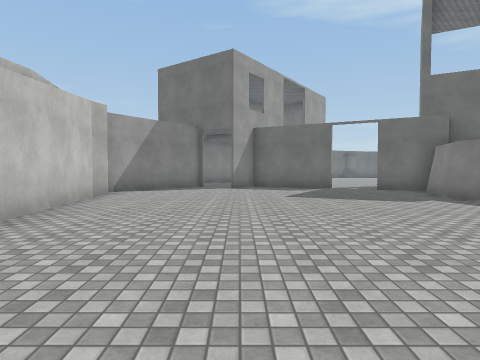
View 1 (above)

24 first-person views from a walk through a Unity game level. The camera is 1.5 m above the floor, tilts 2° down and sees 75° across. The floor is counted in squares, 2 m on a side. Each view is taken from the middle of a square. On the plan, view 1 faces up. The plan holds only what a view shows up to about 10 squares ahead; the rest is blank. The place goes on beyond the plan. The player character is not drawn. Surface patterns are stand-ins for the level's own textures.

View 2
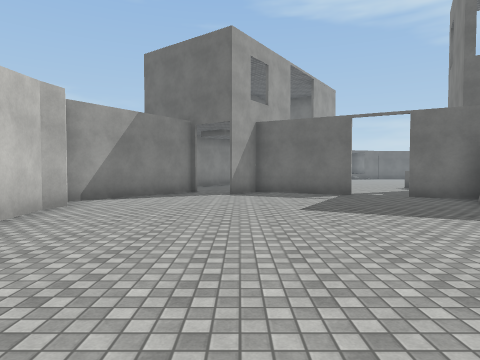

View 3
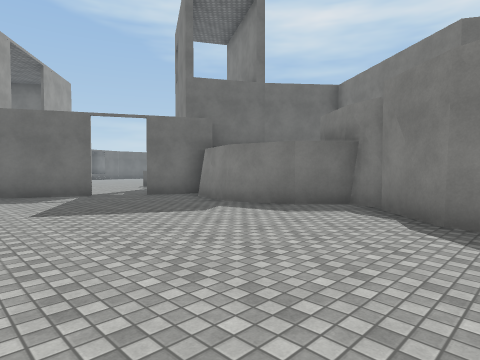

View 4
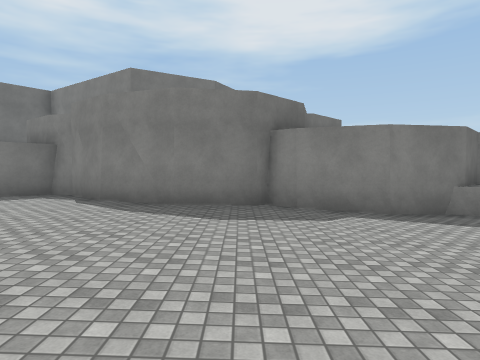

View 5
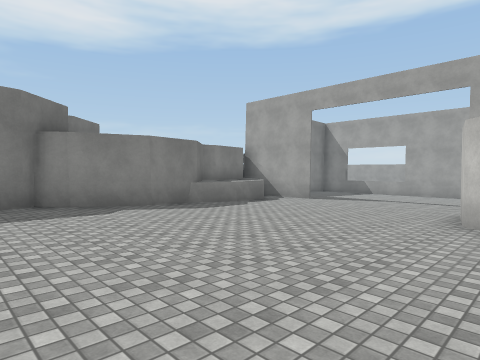

View 6
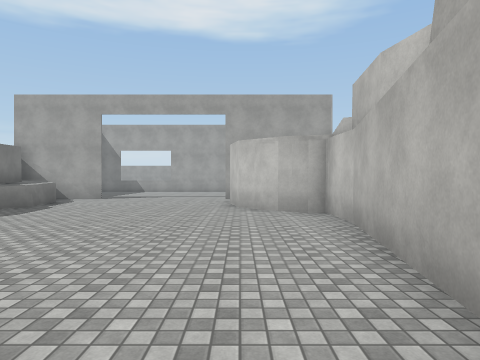

View 7
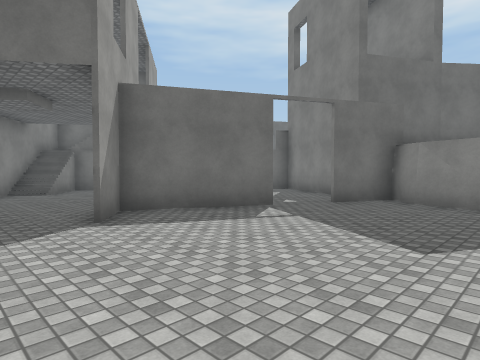

View 8
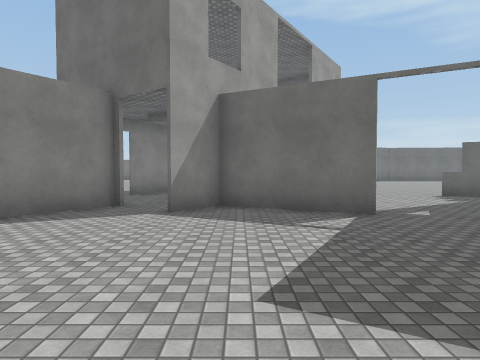

View 9
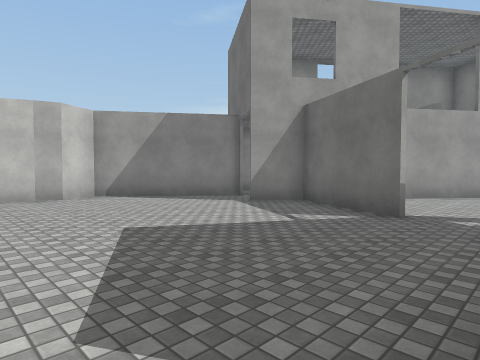

View 10
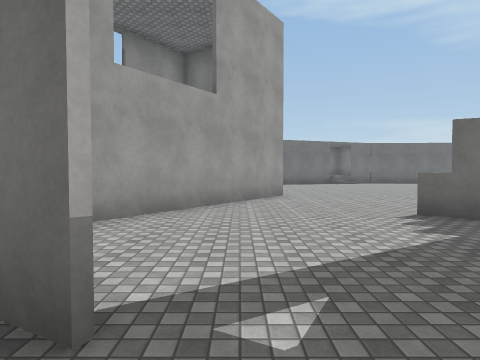

View 11
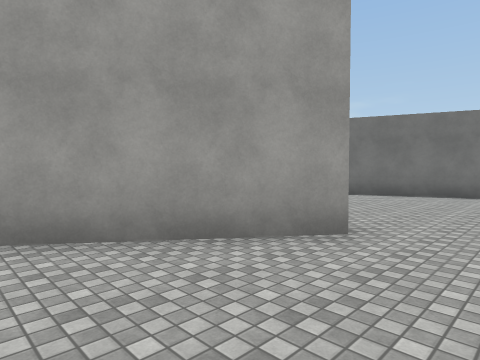

View 12
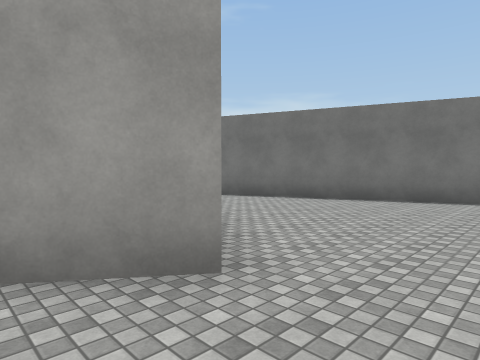

View 13
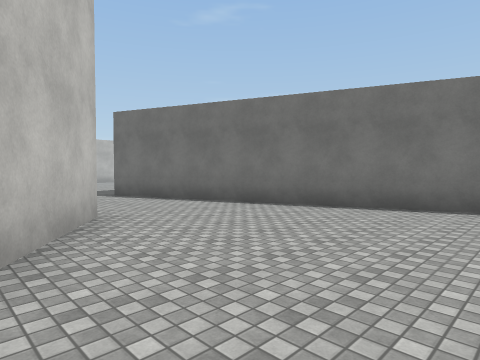

View 14
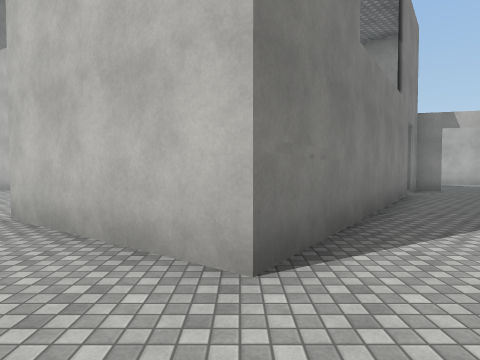

View 15
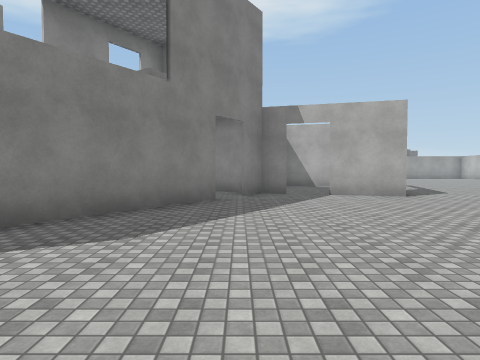

View 16
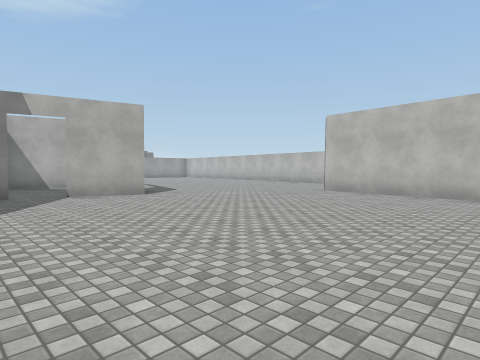

View 17
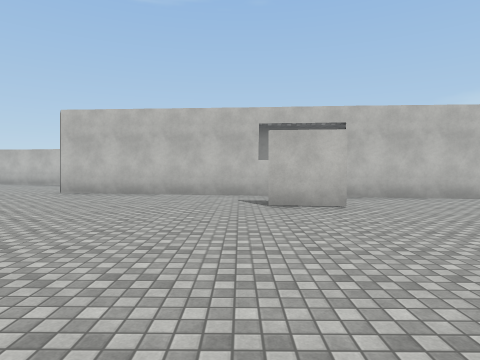

View 18
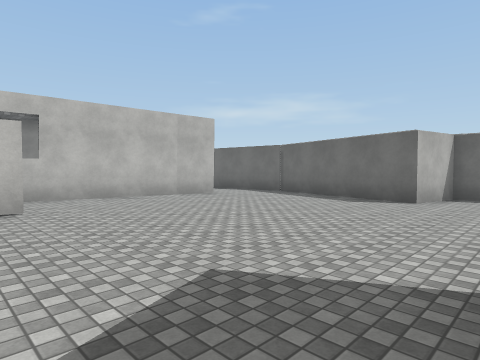

View 19
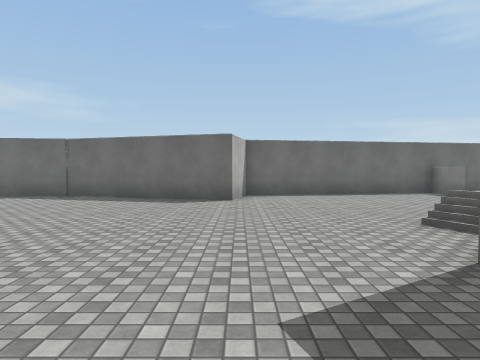

View 20
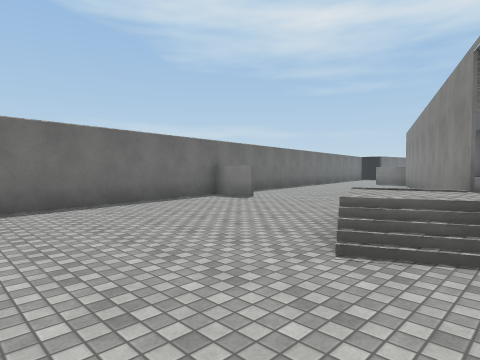

View 21
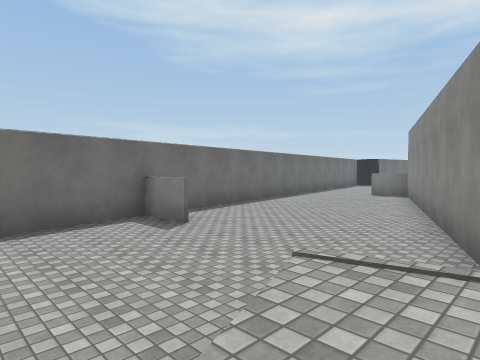

View 22
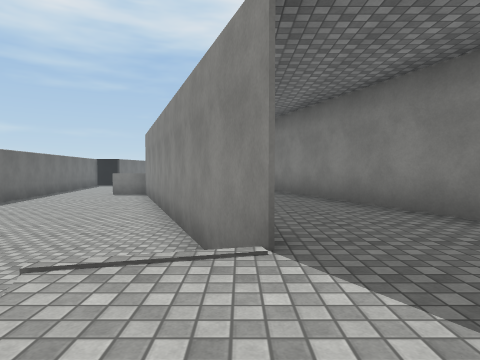

View 23
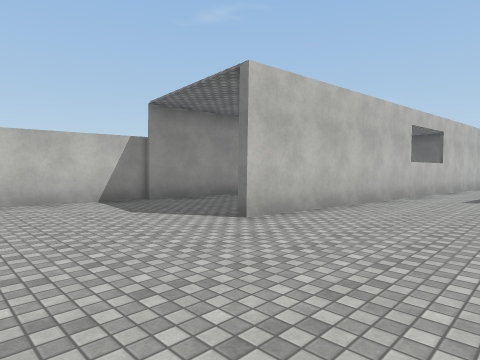

View 24
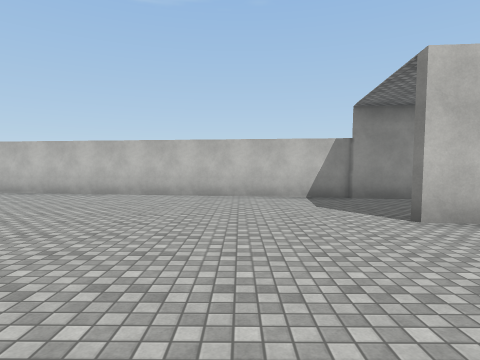

### Floor plan
Key: @ floor where view 1 was taken; # wall or solid block; . main floor; : floor 0.25 m higher than the main floor; - floor 0.25 m lower than the main floor; _ floor 0.5 m lower than the main floor; + floor 0.75 m higher than the main floor; / step, stairs or slope; = window, fence, low wall or low ledge; ^ raised ledge.
Columns run from 18 left of view 1 to 7 right of it. Each row starts with its distance up from view 1.
 35                 ########
 34        ###   ####---#-----
 33       ##-#####------------
 32        -----##------------
 31         -----------------#
 30        #...............###
 29        #.........=/.####
 28        #......../+/##
 27       ##.......##++++++##
 26       #........   ++####.
 25       #..#.....   ###....
 24       #..#......## .......
 23       #...................
 22       #...................
 21   #   #............####...
 20   #.  #...........##  ##..
 19   #.. #...........#   ##..
 18  ##...#..........##.  #...
 17  #..............##.. ##...
 16  #..............#...##....
 15  #.........##.......#....#
 14  #........   .##...  .....
 13  #........  .. ##..#......
 12  #......    .. ##.####...#
 11  #....        ##.........
 10 ##...         #........##
  9 #..           #.........#
  8 #.            #........##
  7               #::::::::##
  6               #:::::::::#
  5               #:::::::::#
  4               ##::::::::#
  3                #:::::::##
  2               ##:::::::#
  1               #........#
  0               #...@....#
 -1               #........#
 -2               #-------##
 -3               #-------#
 -4               ##------#
 -5                ##-----^^
 -6                 #_____^^
 -7                 #_____^^

Where each view was taken, in squares from view 1:
view 1: 0 up, 0 right, facing up
view 2: 2 up, 0 right, facing up
view 3: 2 up, 0 right, facing up-right
view 4: 0 up, 2 left, facing right
view 5: 1 up, 3 left, facing down-right
view 6: 3 up, 2 left, facing down
view 7: 7 up, 2 left, facing up-right
view 8: 6 up, 1 right, facing up
view 9: 6 up, 5 right, facing up-left
view 10: 10 up, 4 right, facing up
view 11: 16 up, 7 right, facing up-left
view 12: 18 up, 7 right, facing up-left
view 13: 20 up, 7 right, facing up-left
view 14: 24 up, 2 right, facing down
view 15: 23 up, 3 left, facing down
view 16: 23 up, 3 left, facing down-left
view 17: 23 up, 3 left, facing left
view 18: 24 up, 3 left, facing up-left
view 19: 24 up, 5 left, facing up
view 20: 27 up, 5 left, facing up-right
view 21: 28 up, 2 left, facing up-right
view 22: 28 up, 2 left, facing right
view 23: 14 up, 9 left, facing up-left
view 24: 15 up, 8 left, facing left
